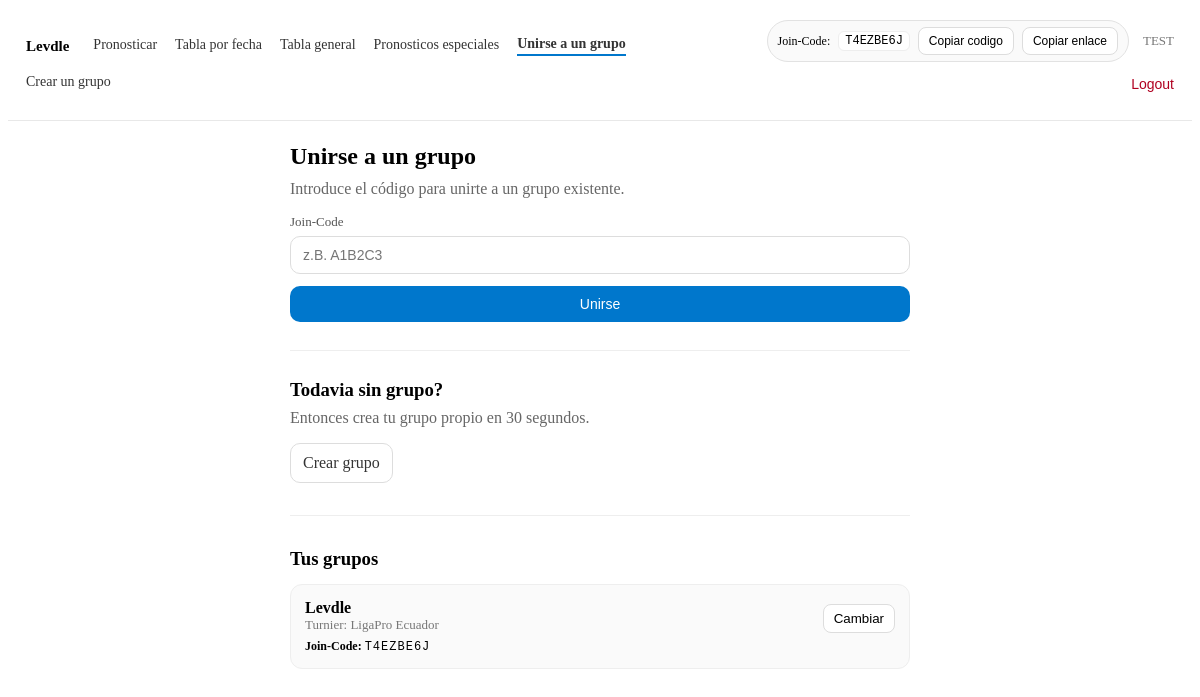
Screenshot of /join/ (signed in) with the database file from the repository.
### tipping/models.py (models this page shows, shortened)
class Group(models.Model):
    tournament = models.ForeignKey(Tournament, on_delete=models.CASCADE, related_name="groups")
    name = models.CharField(max_length=120)
    owner = models.ForeignKey(
        settings.AUTH_USER_MODEL,
        on_delete=models.SET_NULL,
        null=True,
        blank=True,
        related_name="owned_groups",
    )
    join_code = models.CharField(
        max_length=12,
        unique=True,
        db_index=True,
        default=generate_join_code,
    )

class GroupMembership(models.Model):
    user = models.ForeignKey(settings.AUTH_USER_MODEL, on_delete=models.CASCADE)
    group = models.ForeignKey("Group", on_delete=models.CASCADE, related_name="memberships")
    is_creator = models.BooleanField(default=False)
    joined_at = models.DateTimeField(auto_now_add=True)
    class Meta:
        constraints = [
            models.UniqueConstraint(fields=["user", "group"], name="unique_user_group_membership")
        ]

class Tournament(models.Model):
    name = models.CharField(max_length=120)
    season_start = models.DateTimeField(
        null=True,
        blank=True,
        help_text="Ab diesem Zeitpunkt sind Bonustipps gesperrt."
    )
    autumn_champion = models.CharField(max_length=120, blank=True)
    champion = models.CharField(max_length=120, blank=True)
    first_coach_sacked = models.CharField(max_length=120, blank=True)
    top_scorer = models.CharField(max_length=120, blank=True)
    relegated_teams = models.TextField(
        blank=True,
        help_text="Kommagetrennte Liste der Absteiger"
    )

### tipping/views.py (the view, shortened to what this page needs)
# urls.py: path("join/", views.join_group, name="join_group"),
@login_required
def join_group(request):
    user_groups = (
        GroupMembership.objects
        .filter(user=request.user)
        .select_related("group__tournament")
        .order_by("group__name")
    )
    return render(request, "tipping/join.html", {
        "user_groups": user_groups,
        "active_group_id": request.session.get("active_group_id"),
    })

### templates/tipping/join.html (shortened to what this page needs)
{% include "tipping/_nav.html" %}
<div style="max-width:620px; margin: 0 auto;">
  <h2 style="margin-bottom:10px;">Unirse a un grupo</h2>
  <p style="color:#666; margin-top:0;">
    Introduce el código para unirte a un grupo existente.
  </p>
  <form method="post" style="margin-top:12px;">
    <label style="display:block; font-size:13px; color:#555; margin-bottom:6px;">
      Join-Code
    </label>
    <input name="code"
           value="{{ code|default:'' }}"
           placeholder="z.B. A1B2C3"
           style="width:100%; padding:10px 12px; border:1px solid #ddd; border-radius:10px; font-size:14px;"
           required>
    <button type="submit"
            style="margin-top:12px; width:100%; padding:10px 12px; border:0; border-radius:10px; background:#0077cc; color:#fff; font-size:14px; cursor:pointer;">
      Unirse
    </button>
  </form>
  <hr style="margin:28px 0; border:0; border-top:1px solid #eee;">
  <h3 style="margin:0 0 8px;">Todavia sin grupo?</h3>
  <p style="color:#666; margin-top:0;">Entonces crea tu grupo propio en 30 segundos.</p>
  <a href="{% url 'create_group' %}"
     style="display:inline-block; padding:10px 12px; border-radius:10px; border:1px solid #ddd; text-decoration:none; color:#333;">
    Crear grupo
  </a>
  {% if user_groups %}
  <hr style="margin:32px 0; border:0; border-top:1px solid #eee;">
  <h3 style="margin-bottom:14px;">Tus grupos</h3>
  {% for membership in user_groups %}
    <div style="padding:14px; border:1px solid #eee; border-radius:12px; margin-bottom:12px; background:#fafafa;">
      <div style="display:flex; justify-content:space-between; align-items:center;">
        <div>
          <strong>{{ membership.group.name }}</strong><br>
          <span style="font-size:13px; color:#777;">
            Turnier: {{ membership.group.tournament.name }}
          </span>
          {% if membership.is_creator %}
            <div style="font-size:12px; margin-top:6px;">
              <strong>Join-Code:</strong>
              <span style="font-family:monospace; letter-spacing:1px;">
                {{ membership.group.join_code }}
              </span>
            </div>
          {% endif %}
        </div>
        <form method="post" action="{% url 'set_active_group' %}">
          <button type="submit"
                  style="padding:6px 10px; border-radius:8px; border:1px solid #ddd; background:#fff; cursor:pointer;">
            Cambiar
          </button>
        </form>
      </div>
    </div>
  {% endfor %}
  {% endif %}
</div>

### templates/tipping/_nav.html (shortened to what this page needs)
<div class="nav">
  <div class="nav-left">
    <span class="nav-title">
      {% if group %}{{ group.name }}{% else %}Tippspiel{% endif %}
    </span>
    {% if request.user.is_authenticated %}
      {% if group %}
        <a href="{% url 'tippen' %}" class="{% if request.resolver_match.url_name == 'tippen' %}active{% endif %}">
          Pronosticar
        </a>
        <a href="{% url 'spieltag' %}" class="{% if request.resolver_match.url_name == 'spieltag' %}active{% endif %}">
          Tabla por fecha
        </a>
        <a href="{% url 'tabelle' %}" class="{% if request.resolver_match.url_name == 'tabelle' %}active{% endif %}">
          Tabla general
        </a>
        <a href="{% url 'bonus_tips' %}" class="{% if request.resolver_match.url_name == 'bonus_tips' %}active{% endif %}">
          Pronosticos especiales
        </a>
      {% endif %}
      <a href="{% url 'join_group' %}" class="{% if request.resolver_match.url_name == 'join_group' %}active{% endif %}">
        Unirse a un grupo
      </a>
      <a href="{% url 'create_group' %}" class="{% if request.resolver_match.url_name == 'create_group' %}active{% endif %}">
        Crear un grupo
      </a>
    {% endif %}
  </div>
  <div class="nav-right">
    {% if request.user.is_authenticated %}
      {% if membership and membership.is_creator and group %}
        <span class="pill">
          Join-Code: <code>{{ group.join_code }}</code>
          <button class="mini-btn" type="button"
                  onclick="navigator.clipboard.writeText('{{ group.join_code }}')">
            Copiar codigo
          </button>
          <button class="mini-btn" type="button"
                  onclick="navigator.clipboard.writeText(window.location.origin + '{% url 'join_group' %}?code={{ group.join_code }}')">
            Copiar enlace
          </button>
        </span>
      {% endif %}
      <span class="muted-user">{{ request.user.username }}</span>
      <form method="post" action="{% url 'logout' %}">
        <button type="submit" class="logout-btn">Logout</button>
      </form>
    {% endif %}
  </div>
</div>

### templates/tipping/_nav.html (style rules this page uses)
.nav { display: flex; justify-content: space-between; align-items: center; padding: 12px 18px; margin-bottom: 22px; border-bottom: 1px solid #e8e8e8; background: #ffffff; gap: 16px; }
.nav-left { display: flex; align-items: center; gap: 18px; flex-wrap: wrap; }
.nav-title { font-weight: 600; font-size: 15px; margin-right: 6px; white-space: nowrap; }
.nav a { text-decoration: none; color: #333; font-size: 14px; padding-bottom: 2px; }
.nav a.active { font-weight: 600; border-bottom: 2px solid #0077cc; }
.nav-right { display: flex; align-items: center; gap: 14px; flex-wrap: wrap; justify-content: flex-end; }
.logout-btn { background: none; border: none; color: #b00020; cursor: pointer; font-size: 14px; padding: 0; }
.muted-user { font-size: 13px; color: #777; }
.mini-btn { font-size: 12px; padding: 6px 10px; border: 1px solid #ddd; border-radius: 8px; background: #fff; cursor: pointer; }
.pill { font-size: 12px; border: 1px solid #e2e2e2; padding: 6px 10px; border-radius: 999px; background: #fafafa; display: inline-flex; align-items: center; gap: 8px; white-space: nowrap; }
.pill code { font-family: ui-monospace, SFMono-Regular, Menlo, Monaco, Consolas, "Liberation Mono", monospace; font-size: 12px; background: #fff; border: 1px solid #eee; padding: 2px 6px; border-radius: 6px; }

### rows the page displays
Group: name "Levdle", join_code "T4EZBE6J"
GroupMembership: group.name "Levdle", group.tournament.name "LigaPro Ecuador", group.join_code "T4EZBE6J"

### other values shown
{{ request.user.username }} "TEST"
